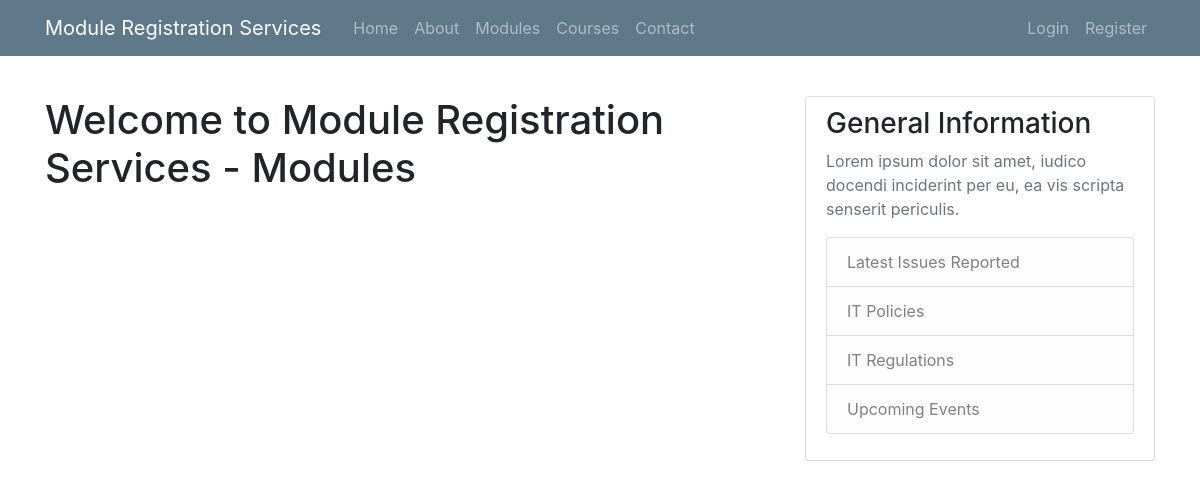
Before: /modules with the older database file.
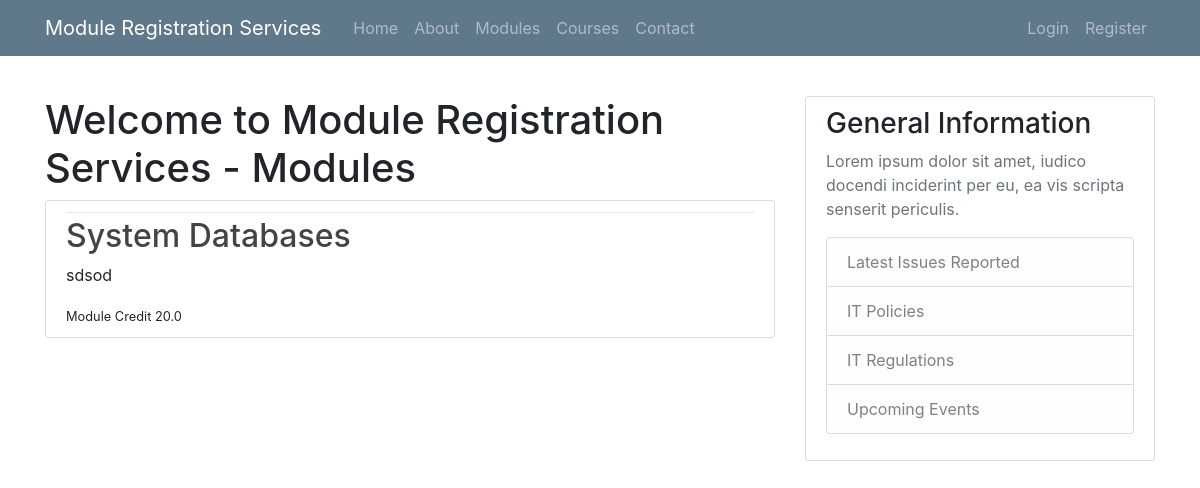
After: the same page with the newer database file.
### mrreporting/models.py (models this page shows)
class Module(models.Model):
    name = models.CharField(max_length=255)
    code = models.CharField(max_length=10)
    credit = models.FloatField()
    category = models.CharField(max_length=100)
    description = models.TextField()
    availability = models.BooleanField(default=True)
    courses_allowed = models.ManyToManyField(Course, related_name='allowed_modules')
    def __str__(self):
        return self.name

### mrreporting/views.py (the view)
# urls.py: path('modules', views.module, name = 'modules'),
def module(request):
    module_pull = {'modules': Module.objects.all(), 'title': 'Module List'}
    return render(request, 'mrreporting/modules.html', module_pull)

### mrreporting/templates/mrreporting/modules.html
{% extends "mrreporting/base.html" %}
{% block content %}
<h1>Welcome to Module Registration Services - Modules</h1>
{% for Module in modules %}
<article class="media content-section">
    <div class="media-body">
    <div class="article-metadata">
    </div>
    <h2><a class="article-title" href="#">{{ Module }}</a></h2>
    <p class="article-content">{{ Module.description}}</p>
    <small class="mr-2">Module Credit {{ Module.credit}}</small>
    </div>
    </article>
    {% endfor %}
{% endblock content %}

Changed rows visible on the page:
added Module: name "System Databases", description "sdsod", credit "20.0"
